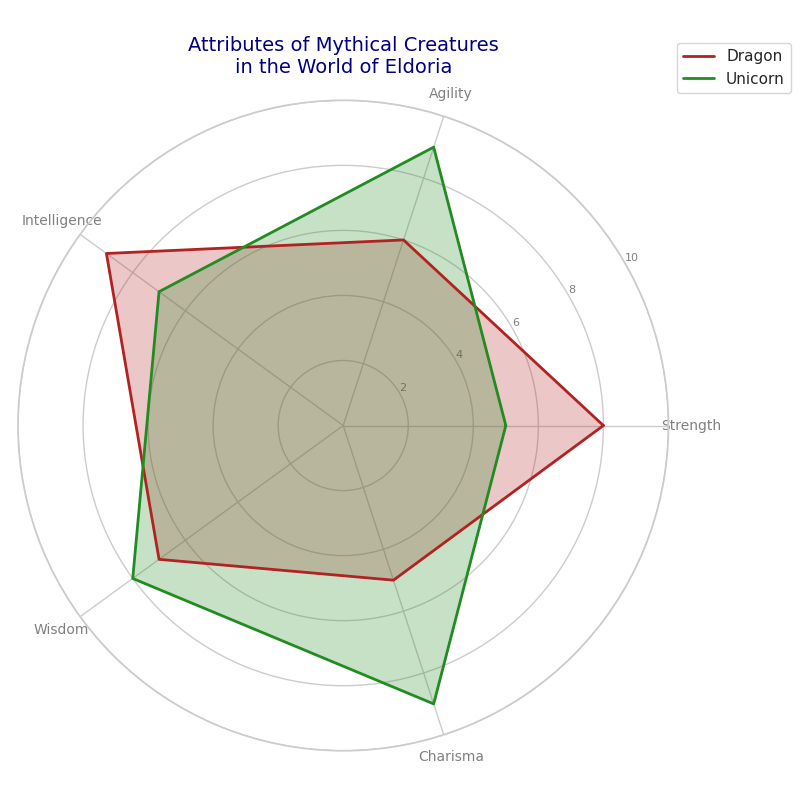

Python code for this plot:
import matplotlib.pyplot as plt
import numpy as np
from math import pi

attributes = ['Strength', 'Agility', 'Intelligence', 'Wisdom', 'Charisma']
n_attributes = len(attributes)

dragon_stats = [8, 6, 9, 7, 5]
unicorn_stats = [5, 9, 7, 8, 9]

angles = np.linspace(0, 2 * np.pi, n_attributes, endpoint=False).tolist()
angles += angles[:1]

def plot_creature(ax, stats, label, color):
    stats += stats[:1]
    ax.plot(angles, stats, color=color, linewidth=2, label=label)
    ax.fill(angles, stats, color=color, alpha=0.25)

fig, ax = plt.subplots(figsize=(8, 8), subplot_kw=dict(polar=True))

plot_creature(ax, dragon_stats, 'Dragon', 'firebrick')
plot_creature(ax, unicorn_stats, 'Unicorn', 'forestgreen')

plt.xticks(angles[:-1], attributes, color='gray', size=10)
ax.set_rlabel_position(30)
plt.yticks([2, 4, 6, 8, 10], ["2", "4", "6", "8", "10"], color="gray", size=8)
plt.ylim(0, 10)

plt.legend(loc='upper right', bbox_to_anchor=(1.2, 1.1))
plt.title("Attributes of Mythical Creatures\nin the World of Eldoria", size=14, color='navy', pad=20)

plt.tight_layout()
plt.show()
